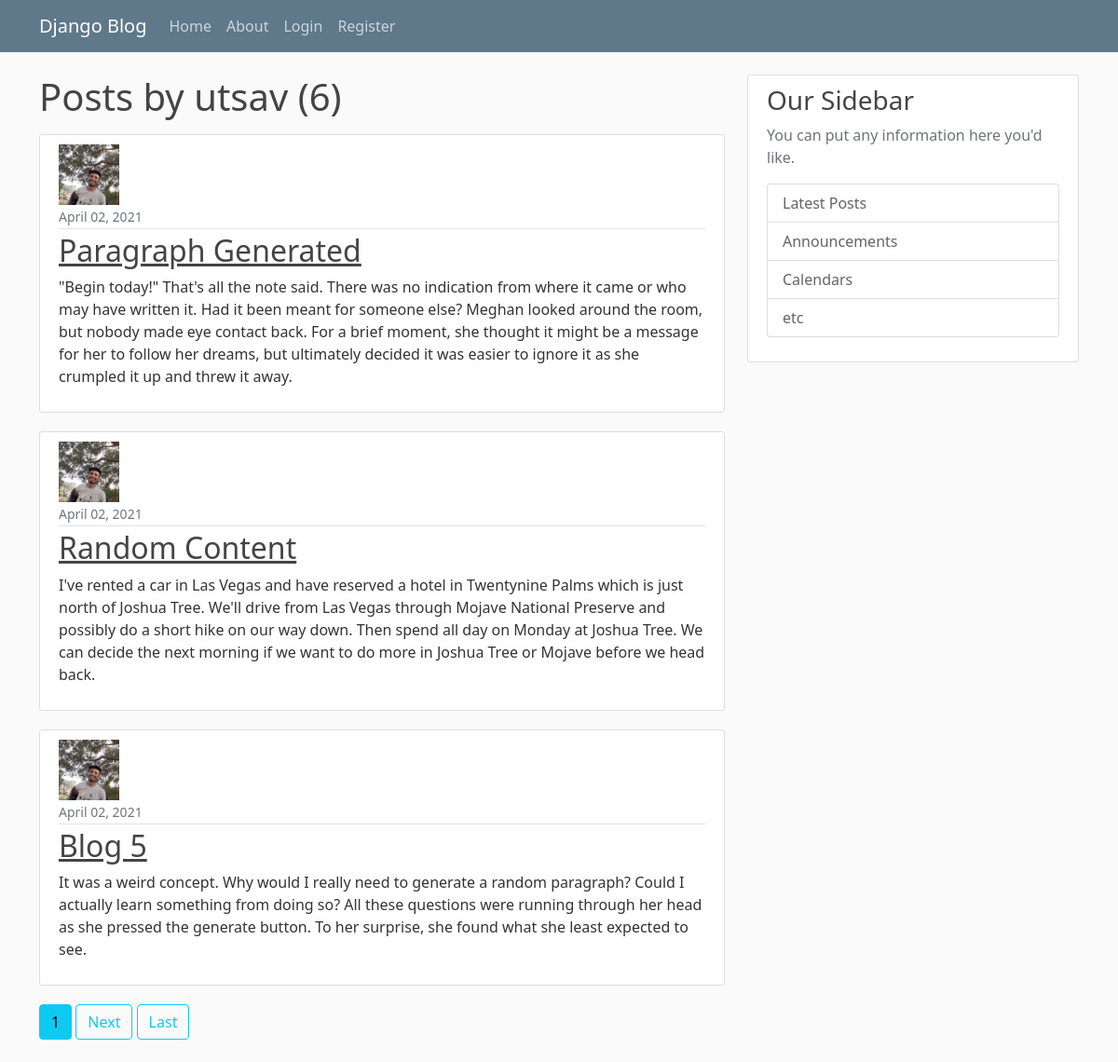
Screenshot of /user/utsav with the database file from the repository.
### my_firstapp/models.py (models this page shows, shortened)
class Post(models.Model):
    title = models.CharField(max_length = 100)
    content = models.TextField()
    date_posted = models.DateTimeField(default =  timezone.now)
    aurthor = models.ForeignKey(User, on_delete = models.CASCADE)

### users/models.py (models this page shows, shortened)
class Profile(models.Model):
    user = models.OneToOneField(User, on_delete = models.CASCADE)
    image = models.ImageField(default = 'default.jpg', upload_to = 'profile_pics')

### my_firstapp/views.py (the view)
# urls.py: path( 'user/<str:username>', UserPostListView.as_view(), name = 'user-posts' ),
class UserPostListView(ListView):
    model = Post
    template_name = 'my_firstapp/user_posts.html' #
    context_object_name = 'posts'
    paginate_by = 3
    def get_queryset(self):
        user = get_object_or_404(User, username = self.kwargs.get('username'))
        return Post.objects.filter(aurthor = user).order_by('-date_posted')

### my_firstapp/templates/my_firstapp/user_posts.html (shortened to what this page needs)
{% extends 'my_firstapp/base.html' %}
{% block content %}
    <h1 class = "mb-3">Posts by {{ view.kwargs.username }} ({{ page_obj.paginator.count }})</h1>
    {% for post in posts %}
        <article class="media content-section">
            <img class = "round-circle article-img" src="{{ post.aurthor.profile.image.url }}" alt="Proile Picture">
            <div class="media-body">
            <div class="article-metadata">
                <small class="text-muted">{{ post.date_posted|date:"F d, Y" }}</small>
            </div>
            <h2><a class="article-title" href="{% url 'post-detail' post.id %}">{{ post.title }}</a></h2>
            <p class="article-content">{{ post.content }}</p>
            </div>
        </article>
    {% endfor %}
    {% if is_paginated %}
        {% for num in page_obj.paginator.page_range %}
            {% if page_obj.number == num %}
                <a class = 'btn btn-info mb-4' href="?page={{ num }}">{{ num }}</a>
            {% elif num > page_obj.number|add:'-3' and num > page_obj.number|add:'3' %}
                <a class = 'btn btn-outline-info mb-4' href="?page={{ num }}">{{ num }}</a>
            {% endif %}
        {% endfor %}
        {% if page_obj.has_next  %}
            <a class = 'btn btn-outline-info mb-4' href="?page={{ page_obj.next_page_number }}">Next</a>
            <a class = 'btn btn-outline-info mb-4' href="?page={{ page_obj.paginator.num_pages }}">Last</a>
        {% endif %}
    {% endif %}
{% endblock content %}

### my_firstapp/static/my_firstapp/main.css (style rules this page uses)
body { background: #fafafa; color: #333333; margin-top: 5rem; }
h1, h2, h3, h4, h5, h6 { color: #444444; }
.content-section { background: #ffffff; padding: 10px 20px; border: 1px solid #dddddd; border-radius: 3px; margin-bottom: 20px; }
.article-title { color: #444444; }
.article-content { white-space: pre-line; }
.article-img { height: 65px; width: 65px; margin-right: 16px; }
.article-metadata { padding-bottom: 1px; margin-bottom: 4px; border-bottom: 1px solid #e3e3e3 }

### rows the page displays
Post: aurthor.profile.image (picture), date_posted "April 02, 2021", title "Paragraph Generated", content "\"Begin today!\" That's all the note said. There was no indication from where it came or who may have written it. Had it been meant for someone else? Meghan looked around the room, but nobody made eye contact back. For a brief moment, she thought it might be a message for her to follow her dreams, but ultimately decided it was easier to ignore it as she crumpled it up and threw it away."
Post: aurthor.profile.image (picture), date_posted "April 02, 2021", title "Random Content", content "I've rented a car in Las Vegas and have reserved a hotel in Twentynine Palms which is just north of Joshua Tree. We'll drive from Las Vegas through Mojave National Preserve and possibly do a short hike on our way down. Then spend all day on Monday at Joshua Tree. We can decide the next morning if we want to do more in Joshua Tree or Mojave before we head back."
Post: aurthor.profile.image (picture), date_posted "April 02, 2021", title "Blog 5", content "It was a weird concept. Why would I really need to generate a random paragraph? Could I actually learn something from doing so? All these questions were running through her head as she pressed the generate button. To her surprise, she found what she least expected to see."

### other values shown
{{ view.kwargs.username }} "utsav"
{{ page_obj.paginator.count }} "6"
{{ num }} "1"
